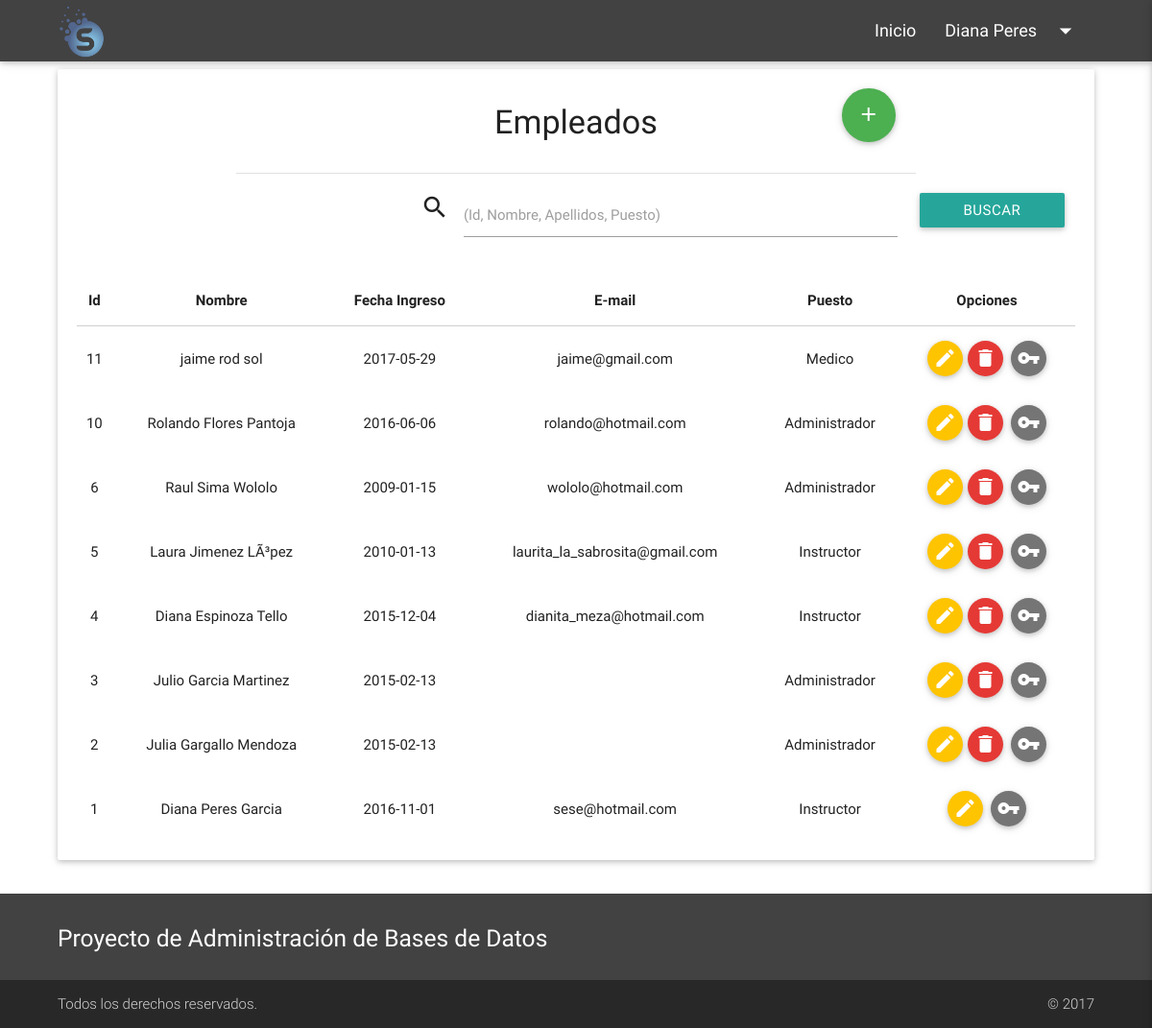
Page /admin/empleados.php (signed in) on the committed database.
### tables this page shows
CREATE TABLE `empleado` (
  `ID_Empleado` int(5) NOT NULL,
  `Nombre_Empleado` varchar(20) NOT NULL,
  `Ap_Paterno` varchar(20) NOT NULL,
  `Ap_Materno` varchar(20) NOT NULL,
  `Fecha_Nac` date NOT NULL,
  `Fecha_Ingr` date NOT NULL,
  `Puesto` varchar(20) NOT NULL,
  `contrasena` varchar(50) NOT NULL,
  `Telefono` varchar(10) NOT NULL,
  `Email` varchar(60) NOT NULL
);

### admin/empleados.php (the view, shortened to what this page needs)
  <?php include('head.php') ?>
  <body>
    <?php include('nav.php') ?>
    <div class="container" style="min-height: 76.5vh;">
     <div class="card-panel">
      <div class="row">
       <div class="col push-s1 s10 center-align">
        <h4>Empleados</h4>
      </div>
      <div class="col pull-s1 s1">
        <a class="btn-floating btn-large waves-effect waves-light green tooltipped" data-position="right" data-delay="50" data-tooltip="Nuevo Usuario" href="nuevo_usuario.php"><i class="material-icons">add</i></a>
      </div>
    </div>
    <div class="row">
     <div class="col s8 col-center divider"></div>
   </div>
   <div class="row">
     <form class="col s12" id="form1" action="empleados.php" method="post" enctype="application/x-www-form-urlencoded" name="login_form">
       <div class="col l6 offset-l4 input-field mt-0">
        <i class="material-icons prefix">search</i>
        <input id="busqueda" type="text" class="validate" name="palabra_txt">
        <label for="busqueda">(Id, Nombre, Apellidos, Puesto)</label>
      </div>
      <div class="col l2">
        <button class="btn waves-effect waves-light" type="submit" style=" width: 100%;">Buscar<i class="mdi-action-lock-open right"></i></button>
      </div>
    </form>
  </div>
  <table class="responsive-table centered">
   <thead>
    <tr>
     <th data-field="id">Id</th>
     <th data-field="name">Nombre</th>
     <th data-field="fecha_ingreso">Fecha Ingreso</th>
     <th data-field="email">E-mail</th>
     <th data-field="puesto">Puesto</th>
     <th data-field="option">Opciones</th>
   </tr>
 </thead>
 <?php
 include 'conexion/datos.php';
 $con = mysqli_connect($host, $user, $pass, $db) or die ('No se pudo conectar: '.mysqli_error());
 $palabra=$_POST['palabra_txt'];
 $busqueda = trim($palabra, " \t.");
 $personas = mysqli_query($con, "SELECT ID_Empleado, Nombre_Empleado, Ap_Paterno, Ap_Materno, Fecha_Ingr, Puesto, Email FROM empleado WHERE ID_Empleado > 0 and (ID_Empleado like '%".$busqueda."%' or Nombre_Empleado like '%".$busqueda."%' or Ap_Paterno like '%".$busqueda."%' or Ap_Materno like '%".$busqueda."%' or Puesto like '%".$busqueda."%') ORDER BY ID_Empleado DESC");
 if ($row = mysqli_fetch_array($personas)){
  echo "<tbody> \n";
  do {
    echo "
    <tr>
     <td>".$row["ID_Empleado"]."</td>
     <td>".$row["Nombre_Empleado"]." ".$row["Ap_Paterno"]." ".$row["Ap_Materno"]."</td>
     <td>".$row["Fecha_Ingr"]."</td>
     <td>".$row["Email"]."</td>
     <td>".$row["Puesto"]."</td>
     <td>
       <a href='editar_usuario.php?id=".$row["ID_Empleado"]."' class='btn-floating btn-small waves-effect waves-light amber accent-3 mr-5 tooltipped' data-position='right' data-delay='50' data-tooltip='Editar'><i class='material-icons'>edit</i></a>";
       if($_SESSION["id_empleado"] != $row["ID_Empleado"]){
        echo "<a class='btn-floating btn-small waves-effect waves-light  red darken-1 mr-5 tooltipped' data-position='right' data-delay='50' data-tooltip='Eliminar' onclick='eliminar(".$row["ID_Empleado"].", \"".$row["Nombre_Empleado"]." ".$row["Ap_Paterno"]."\")'><i class='material-icons'>delete</i></a>";
      }
      echo "
      <a class='btn-floating btn-small waves-effect waves-light  grey darken-1 tooltipped' data-position='right' data-delay='50' data-tooltip='Cambiar Contraseña' onclick='change_password(".$row["ID_Empleado"].", \"".$row["Nombre_Empleado"]." ".$row["Ap_Paterno"]."\")'><i class='material-icons'>vpn_key</i></a>
    </td>
  </tr>";
} while ($row = mysqli_fetch_array($personas));
echo "</tbody> \n";
} else {
  echo "<span style='COLOR:red;'> ¡ No se ha encontrado ningun registro !</span>";
}
?>
</table>
</div>
</div>
<?php include('footer.php') ?>
</body>
</html>

### admin/head.php (shortened to what this page needs)
<!DOCTYPE html>
<html lang="es">
<head>
  <link rel="stylesheet" type="text/css" href="../css/materialize.min.css">
  <link rel="stylesheet" type="text/css" href="../css/styles.css">
  <link href="https://file.myfontastic.com/p33ryNdn2ug99gf3MgkiUK/icons.css" rel="stylesheet">
</head>

### admin/nav.php (shortened to what this page needs)
<header>
  <nav>
    <div class="nav-wrapper grey darken-3">
      <div class="container">
        <a href="" class="brand-logo mt-5"><img class="responsive-img" height="50px" src="../images/logo 2.png" style="max-width: 50px;"></a>
        <ul class="right hide-on-med-and-down">
          <li><a href="panel.php">Inicio</a></li>
          <li><a class="dropdown-button" href="#!" data-activates="user_options"><?php echo $_SESSION["nombre"]." ".$_SESSION["paterno"]; ?><i class="material-icons right">arrow_drop_down</i></a></li>
        </ul>
      </div>
    </div>
  </nav>
</header>

### admin/footer.php
<footer class="page-footer grey darken-3">
	<div class="container">
		<div class="row">
			<div class="col l6 s12">
				<h5 class="white-text">Proyecto de Administración de Bases de Datos</h5>
			</div>
		</div>
	</div>
	<div class="footer-copyright" style="background-color: rgba(0,0,0,0.4);">
		<div class="container">
			<div class="row">
				<div class="col l6">
					Todos los derechos reservados.
				</div>
				<div class="col l6 right-align">
					© <?php echo date('Y'); ?>
				</div>
			</div>
		</div>
	</div>
</footer>

### css/styles.css (style rules this page uses)
body { display: flex; min-height: 100vh; flex-direction: column; }
.col-center { float: none!important; margin-right: auto!important; margin-left: auto!important; }
.mt-5 { margin-top: 5px; }
.mt-0 { margin-top: 0!important; }
.mr-5 { margin-right: 5px!important; }
header { z-index: 199; }
.container { max-width: none; width: 90%; }
.btn { text-decoration: none; color: #FFF; background-color: #26a69a; text-align: center; letter-spacing: .5px; -webkit-transition: .2s ease-out; -moz-transition: .2s ease-out; -o-transition: .2s ease-out; -ms-transition: .2s ease-out; transition: .2s ease-out; cursor: pointer; }
.btn, .btn-flat { display: inline-block; padding: 0 2rem; -webkit-border-radius: 2px; -moz-border-radius: 2px; border-radius: 2px; background-clip: padding-box; line-height: 36px; text-transform: uppercase; border: 0; outline: 0; -webkit-tap-highlight-color: transparent; }
.container .row { margin-left: -0.75rem; margin-right: -0.75rem; }
.row .col { -webkit-transition: all .3s; -moz-transition: all .3s; -o-transition: all .3s; -ms-transition: all .3s; transition: all .3s; float: left; -webkit-box-sizing: border-box; -moz-box-sizing: border-box; box-sizing: border-box; padding: 0 .75rem; }
img { border: 0; }
h5 { font-size: 1rem; }
@media all and (min-width: 700px) { h5 { font-size: 1.64rem; } }
nav ul a { font-size: 1.2rem; }

### rows in the picture
empleado: ID_Empleado "11", Nombre_Empleado "jaime", Ap_Paterno "rod", Ap_Materno "sol", Fecha_Ingr "2017-05-29", Email "jaime@gmail.com", Puesto "Medico"
empleado: ID_Empleado "10", Nombre_Empleado "Rolando", Ap_Paterno "Flores", Ap_Materno "Pantoja", Fecha_Ingr "2016-06-06", Email "rolando@hotmail.com", Puesto "Administrador"
empleado: ID_Empleado "6", Nombre_Empleado "Raul", Ap_Paterno "Sima", Ap_Materno "Wololo", Fecha_Ingr "2009-01-15", Email "wololo@hotmail.com", Puesto "Administrador"
empleado: ID_Empleado "5", Nombre_Empleado "Laura", Ap_Paterno "Jimenez", Ap_Materno "LÃ³pez", Fecha_Ingr "2010-01-13", Email "laurita_la_sabrosita@gmail.com", Puesto "Instructor"
empleado: ID_Empleado "4", Nombre_Empleado "Diana", Ap_Paterno "Espinoza", Ap_Materno "Tello", Fecha_Ingr "2015-12-04", Email "dianita_meza@hotmail.com", Puesto "Instructor"
empleado: ID_Empleado "3", Nombre_Empleado "Julio", Ap_Paterno "Garcia", Ap_Materno "Martinez", Fecha_Ingr "2015-02-13", Puesto "Administrador"
empleado: ID_Empleado "2", Nombre_Empleado "Julia", Ap_Paterno "Gargallo", Ap_Materno "Mendoza", Fecha_Ingr "2015-02-13", Puesto "Administrador"
empleado: ID_Empleado "1", Nombre_Empleado "Diana", Ap_Paterno "Peres", Ap_Materno "Garcia", Fecha_Ingr "2016-11-01", Email "sese@hotmail.com", Puesto "Instructor"

### other values in the picture
$_SESSION["nombre"] "Diana"
$_SESSION["paterno"] "Peres"
